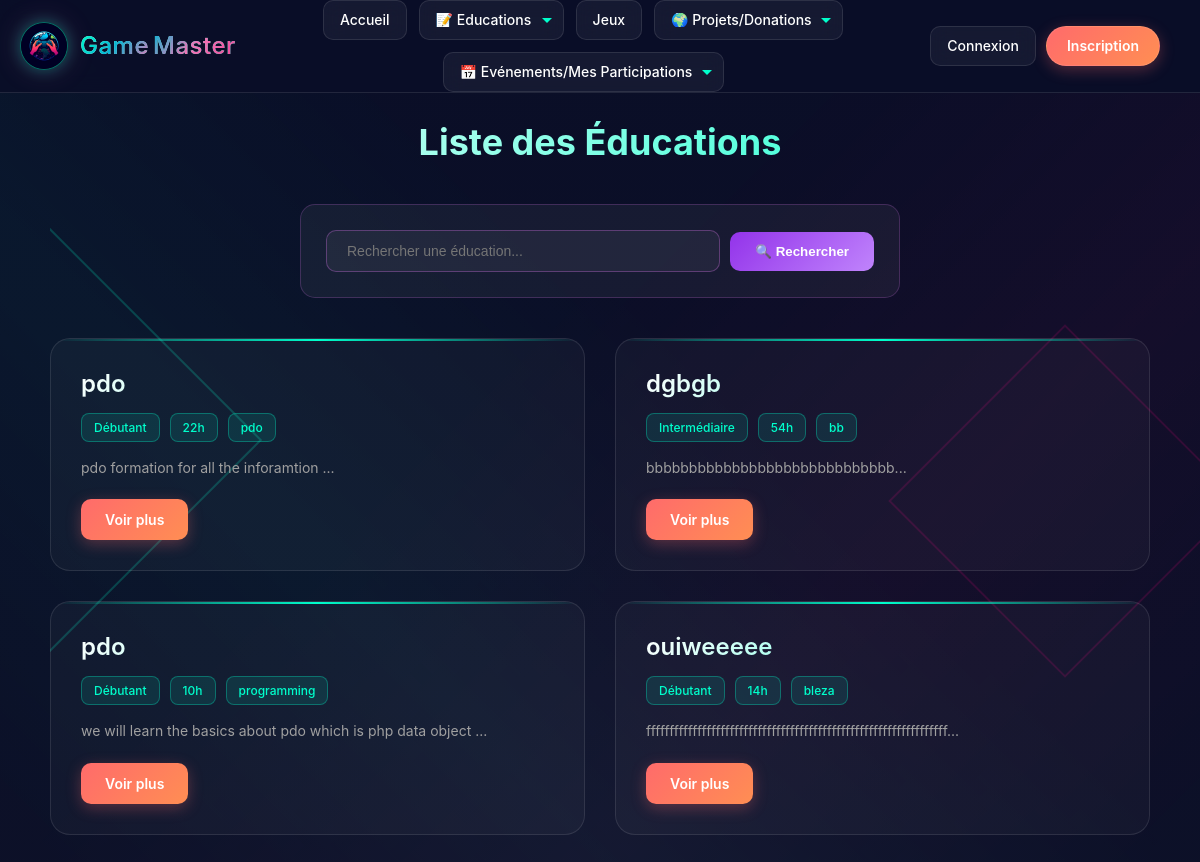
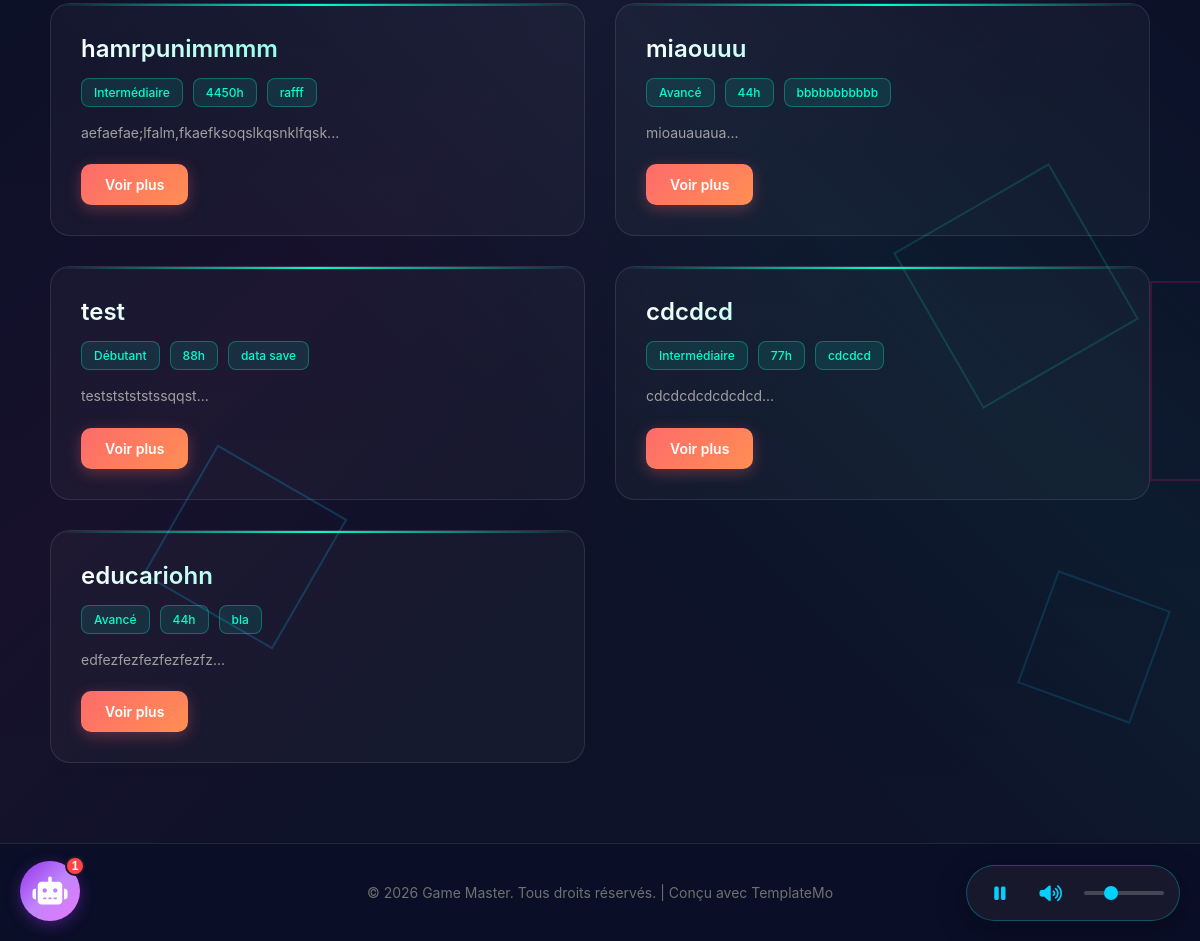
Page /?controller=education&action=list on the committed database (2 pictures, top to bottom).
### tables this page shows
CREATE TABLE `educations` (
  `id` int(11) NOT NULL,
  `title` varchar(255) NOT NULL,
  `description` text NOT NULL,
  `competences` text DEFAULT NULL,
  `difficulte` enum('Débutant','Intermédiaire','Avancé') DEFAULT 'Débutant',
  `duree` int(11) DEFAULT 0,
  `prerequis` text DEFAULT NULL,
  `categorie` varchar(255) DEFAULT NULL,
  `lien_ressources` varchar(500) DEFAULT NULL,
  `impact_social` text DEFAULT NULL,
  `created_at` timestamp NOT NULL DEFAULT current_timestamp(),
  `updated_at` timestamp NOT NULL DEFAULT current_timestamp() ON UPDATE current_timestamp(),
  `category_id` int(11) DEFAULT NULL,
  `formation_id` int(11) DEFAULT NULL,
  `parent_id` int(11) DEFAULT NULL
);

### controllers/EducationController.php (called while the page is built, shortened)
<?php
require_once "models/Education.php";
require_once "config/database.php";
class EducationController {
    public function list() {
        $education = new Education();
        $searchQuery = isset($_GET['search']) ? trim($_GET['search']) : '';
        if (!empty($searchQuery)) {
            $stmt = $education->search($searchQuery);
            $results = $stmt->fetchAll(PDO::FETCH_ASSOC);
        } else {
            $stmt = $education->getAll();
            $results = $stmt->fetchAll(PDO::FETCH_ASSOC);
        }
        include "views/front/educations_list.php";
    }
}
?>

### models/Education.php (called while the page is built, shortened)
<?php
require_once "config/database.php";
class Education {
    private $conn;
    private $table_name = "educations";
    public function __construct() {
        $database = new Database();
        $this->conn = $database->getConnection();
    }
    public function getAll() {
        $query = "SELECT * FROM " . $this->table_name . " ORDER BY created_at DESC";
        $stmt = $this->conn->prepare($query);
        $stmt->execute();
        return $stmt;
    }
}
?>

### config/database.php (called while the page is built, shortened)
<?php
class Database {
    private $host = "localhost";
    private $db_name = "game_masters";
    private $username = "root";
    private $password = "";
    public function getConnection() {
        $this->conn = null;
        try {
            $this->conn = new PDO(
                "mysql:host=" . $this->host . ";dbname=" . $this->db_name . ";charset=utf8mb4",
                $this->username,
                $this->password
            );
            $this->conn->setAttribute(PDO::ATTR_ERRMODE, PDO::ERRMODE_EXCEPTION);
            $this->conn->setAttribute(PDO::ATTR_DEFAULT_FETCH_MODE, PDO::FETCH_ASSOC);
        } catch(PDOException $exception) {
            $error_message = "Erreur de connexion à la base de données: " . $exception->getMessage();
            error_log($error_message);
            throw new Exception($error_message);
        }
        return $this->conn;
    }
}
?>

### views/front/educations_list.php (the view, shortened to what this page needs)
<?php
include "views/front/includes/header.php";
?>
<section class="content-section">
    <div class="content-bg"></div>
    <div class="content-shapes">
        <div class="content-shape shape1"></div>
        <div class="content-shape shape2"></div>
        <div class="content-shape shape3"></div>
        <div class="content-shape shape4"></div>
        <div class="content-shape shape5"></div>
        <div class="content-shape shape6"></div>
    </div>
    <div class="content-particles" id="contentParticles"></div>
    <div class="content-container">
        <h2 class="section-title">Liste des Éducations</h2>
        <div style="max-width: 600px; margin: 30px auto; background: rgba(255, 255, 255, 0.05); border: 1px solid rgba(232, 121, 249, 0.2); border-radius: 15px; padding: 25px;">
            <form method="GET" action="" style="display: flex; gap: 10px; align-items: center;">
                <input type="text" name="search"
                       value="<?php echo isset($_GET['search']) ? htmlspecialchars($_GET['search']) : ''; ?>"
                       placeholder="Rechercher une éducation..."
                       style="flex: 1; padding: 12px 20px; background: rgba(255, 255, 255, 0.05); border: 1px solid rgba(232, 121, 249, 0.3); border-radius: 10px; color: #fff; font-size: 14px;"
                       onfocus="this.style.borderColor='#e879f9'; this.style.background='rgba(255, 255, 255, 0.08)';"
                       onblur="this.style.borderColor='rgba(232, 121, 249, 0.3)'; this.style.background='rgba(255, 255, 255, 0.05)';">
                <button type="submit" style="padding: 12px 25px; background: linear-gradient(135deg, #9333ea, #c084fc); border: none; border-radius: 10px; color: #fff; font-weight: 600; cursor: pointer; transition: all 0.3s;"
                        onmouseover="this.style.transform='translateY(-2px)'; this.style.boxShadow='0 6px 20px rgba(147, 51, 234, 0.4)';"
                        onmouseout="this.style.transform='translateY(0)'; this.style.boxShadow='none';">
                    🔍 Rechercher
                </button>
            </form>
        </div>
        <?php if (!empty($results) && count($results) > 0) { ?>
            <div class="items-grid">
                <?php foreach($results as $row) { ?>
                    <div class="item-card">
                        <h3><?php echo htmlspecialchars($row['title']); ?></h3>
                        <div class="card-meta">
                            <?php if (!empty($row['difficulte'])) { ?>
                                <span class="badge"><?php echo htmlspecialchars($row['difficulte']); ?></span>
                            <?php } ?>
                            <?php if (!empty($row['duree'])) { ?>
                                <span class="badge"><?php echo htmlspecialchars($row['duree']); ?>h</span>
                            <?php } ?>
                            <?php if (!empty($row['categorie'])) { ?>
                                <span class="badge"><?php echo htmlspecialchars($row['categorie']); ?></span>
                            <?php } ?>
                        </div>
                        <p><?php echo htmlspecialchars(substr($row['description'], 0, 150)) . '...'; ?></p>
                        <a href="?controller=education&action=detail&id=<?php echo $row['id']; ?>" class="btn btn-primary">Voir plus</a>
                    </div>
                <?php } ?>
            </div>
        <?php } ?>
    </div>
</section>
<?php include "views/front/includes/footer.php"; ?>

### public/css/unified-chatbot.css (style rules this page uses)
:root { --chat-bg: #1a1a2e; --chat-header: linear-gradient(135deg, #9333ea 0%, #c084fc 50%, #e879f9 100%); --chat-accent: #9333ea; --chat-text: #ffffff; --chat-user-msg: #9333ea; --chat-bot-msg: #16213e; }

### views/front/includes/header.php (style rules this page uses)
.content-particles { position: absolute; width: 100%; height: 100%; top: 0; left: 0; overflow: hidden; pointer-events: none; z-index: 0; }

### rows in the picture
educations: title "pdo", difficulte "Débutant", duree "22", categorie "pdo", description "pdo formation for all the inforamtion"
educations: title "dgbgb", difficulte "Intermédiaire", duree "54", categorie "bb", description "bbbbbbbbbbbbbbbbbbbbbbbbbbbbb"
educations: title "pdo", difficulte "Débutant", duree "10", categorie "programming", description "we will learn the basics about pdo which is php data object"
educations: title "ouiweeeee", difficulte "Débutant", duree "14", categorie "bleza", description "fffffffffffffffffffffffffffffffffffffffffffffffffffffffffffffffff"
educations: title "hamrpunimmmm", difficulte "Intermédiaire", duree "4450", categorie "rafff", description "aefaefae;lfalm,fkaefksoqslkqsnklfqsk"
educations: title "miaouuu", difficulte "Avancé", duree "44", categorie "bbbbbbbbbbb", description "mioauauaua"
educations: title "test", difficulte "Débutant", duree "88", categorie "data save", description "testststststssqqst"
educations: title "cdcdcd", difficulte "Intermédiaire", duree "77", categorie "cdcdcd", description "cdcdcdcdcdcdcd"
educations: title "educariohn", difficulte "Avancé", duree "44", categorie "bla", description "edfezfezfezfezfezfz"

### other values in the picture
form field value "🌍 Projets/Donations"
form field value "📅 Événements/Mes Participations"
